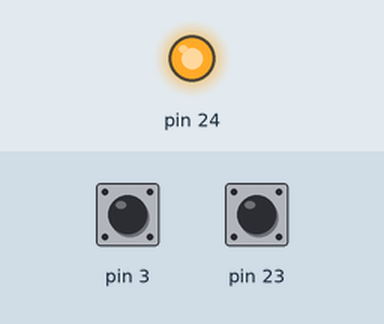
A sketch run on a simulated Arduino Mega 2560, built with avr-gcc and run on an emulated ATmega2560. Shown: output pins drawn as LEDs (lit = HIGH). Inputs (shaded band) come from the test bench; at power-on: pin 23 HIGH, pin 3 HIGH.

Above: at 1.2 s.
1.3 s: pin 23 pulled LOW for 0.15 s
At 1.37 s:
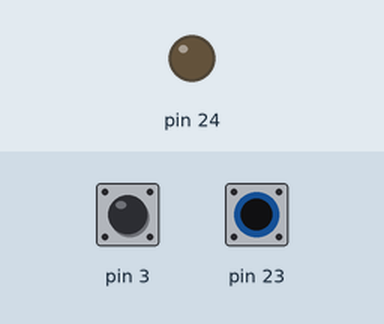
4.5 s: pin 23 pulled LOW for 3.2 s
At 9.0 s:
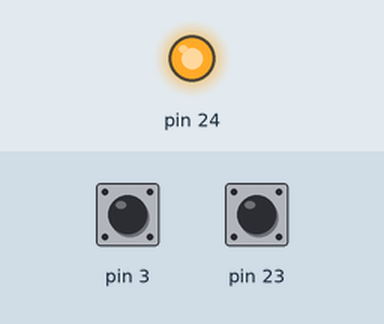
Timing chart, 0 to 10.5 s (numbered marks = the images above; inputs shaded):
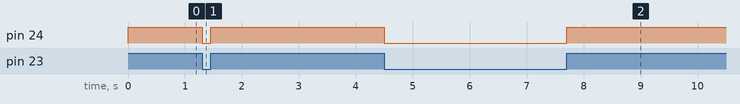

The sketch:

encoder_scratch_beta.ino
```cpp
//#include <ros.h>
//#include <std_msgs/Float64.h>
//#include <Arduino.h>
//#include <Wiring.h>

volatile int joint_angle=0;
bool z_index=0;
volatile int direction;

void angle_calculator()
{
  //Pin no:2 is PB_5

  if(digitalRead(3)==HIGH)
  {
    Serial.println("C");
  }
  else
  {
    Serial.println("A");
  }
}

void setup()
{
  Serial.begin(9600);
  pinMode(24,OUTPUT);
  pinMode(2,INPUT);
  pinMode(23,INPUT_PULLUP); //B
  pinMode(3,INPUT_PULLUP);//A
  attachInterrupt(digitalPinToInterrupt(3), angle_calculator, RISING);

}

void loop()
{  //noInterrupts();
   //joint_angle=joint_angle*0.36;
   direction=digitalRead(3);
   digitalWrite(24,digitalRead(23));
   //Serial.println("Loop reading");
   //Serial.println(joint_angle);
   //delay(1000);
}
```

Measured:
- after the input at 1.3 s, pin 24: HIGH → LOW at once, → HIGH 0.15 s later
- after the input at 4.5 s, pin 24: HIGH → LOW at once, → HIGH 3.2 s later
